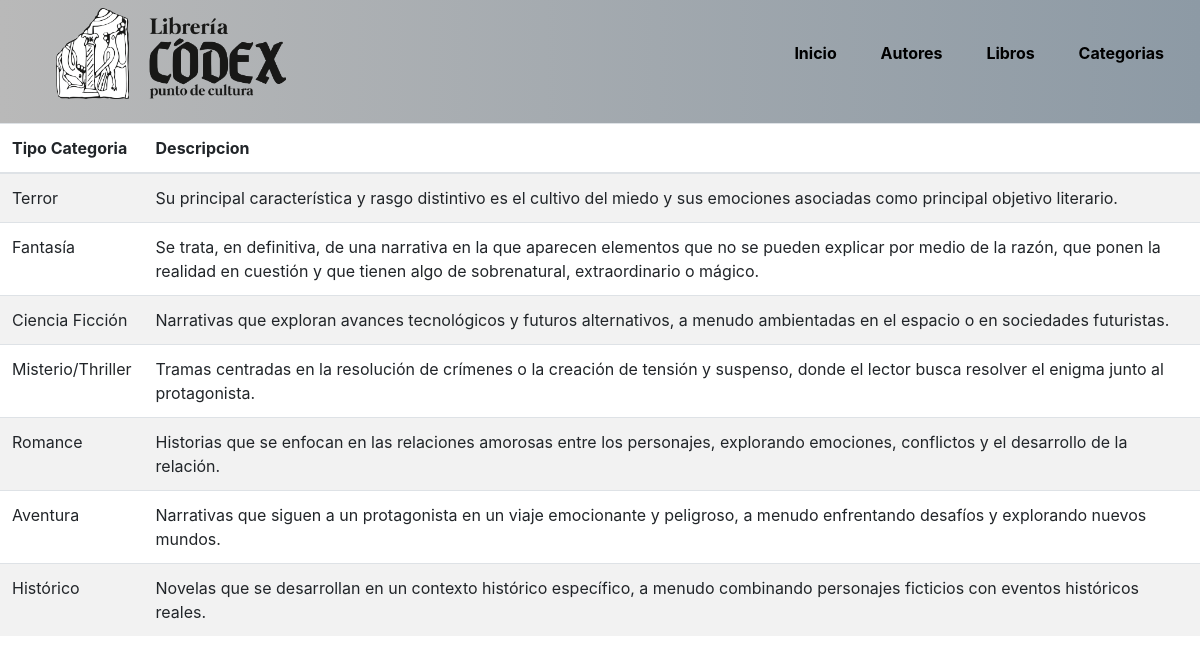
Screenshot of /catalogo/ with the database file from the repository.
### appWeb/models.py (models this page shows, shortened)
class Navbar(models.Model):
    id_navbar = models.AutoField(db_column= "idNavbar", primary_key= True )
    enlac = models.CharField(max_length=50)
    url = models.CharField(max_length=100)

class Categoria(models.Model):
    nombre = models.CharField(max_length= 150)
    descripcion = models.TextField()

### appWeb/views.py (the view)
# urls.py: path('catalogo/', catalogo,name='catalogo'),
def catalogo(request):
    Navbars = Navbar.objects.all()
    Titulonav = TituloNav.objects.all()
    Catalogos = Categoria.objects.all()
    context = {
        "Navbars": Navbars,
        "Titulonav": Titulonav,
        "Catalogos" : Catalogos
    }
    return render(request, 'core/catalogo.html', context)

### appWeb/templates/core/catalogo.html (shortened to what this page needs)
<!DOCTYPE html>
<html lang="es">
  {% load static %}
<head>
    <link rel="stylesheet" href="https://cdn.jsdelivr.net/npm/bootstrap@4.6.2/dist/css/bootstrap.min.css">
    <link rel="stylesheet" href="{% static 'styles.css' %}">
    <body>
  <nav class = "navbar">
    <ul>
      <a href="{% url 'index' %}"><img src="{% static 'images/logo.jpg' %}" alt="" class="img-logo"></a>
    </ul>
    <ul>
    {%for Navbar in Navbars %}
        <li>
            <a href={{Navbar.url}}>
                {{Navbar.enlac}}
        </li>
     {%endfor%}
</ul>
  </nav>
<table class="table table-striped">
  <thead>
    <tr>
      <th scope="col">Tipo Categoria</th>
      <th scope="col">Descripcion</th>
    </tr>
  </thead>
  <tbody>
    {% for cat in Catalogos %}
    <tr>
      <td scope="row">{{cat.nombre}}</td>
      <td>{{cat.descripcion}}</td>
    </tr>
    {% endfor %}
  </tbody>
</table>
</body>
</html>

### appWeb/static/styles.css (style rules this page uses)
.img-logo { max-width: 100%; max-width: 230px; }
nav { display: flex; align-items: center; justify-content: space-between; padding-top: 20px; padding-left: 5%; padding-right: 5%; font-weight: bold; background: linear-gradient(to right, #b9b9b9, #8d9aa5); }
ul li { display: inline-block; padding: 0px 20px; text-decoration: none; }
a { color: #000; text-decoration: none; }

### rows the page displays
Navbar: enlac "Inicio"
Navbar: enlac "Autores"
Navbar: enlac "Libros"
Navbar: enlac "Categorias"
Categoria: nombre "Terror", descripcion "Su principal característica y rasgo distintivo es el cultivo del miedo y sus emociones asociadas como principal objetivo literario."
Categoria: nombre "Fantasía", descripcion "Se trata, en definitiva, de una narrativa en la que aparecen elementos que no se pueden explicar por medio de la razón, que ponen la realidad en cuestión y que tienen algo de sobrenatural, extraordinario o mágico."
Categoria: nombre "Ciencia Ficción", descripcion "Narrativas que exploran avances tecnológicos y futuros alternativos, a menudo ambientadas en el espacio o en sociedades futuristas."
Categoria: nombre "Misterio/Thriller", descripcion "Tramas centradas en la resolución de crímenes o la creación de tensión y suspenso, donde el lector busca resolver el enigma junto al protagonista."
Categoria: nombre "Romance", descripcion "Historias que se enfocan en las relaciones amorosas entre los personajes, explorando emociones, conflictos y el desarrollo de la relación."
Categoria: nombre "Aventura", descripcion "Narrativas que siguen a un protagonista en un viaje emocionante y peligroso, a menudo enfrentando desafíos y explorando nuevos mundos."
Categoria: nombre "Histórico", descripcion "Novelas que se desarrollan en un contexto histórico específico, a menudo combinando personajes ficticios con eventos históricos reales."
